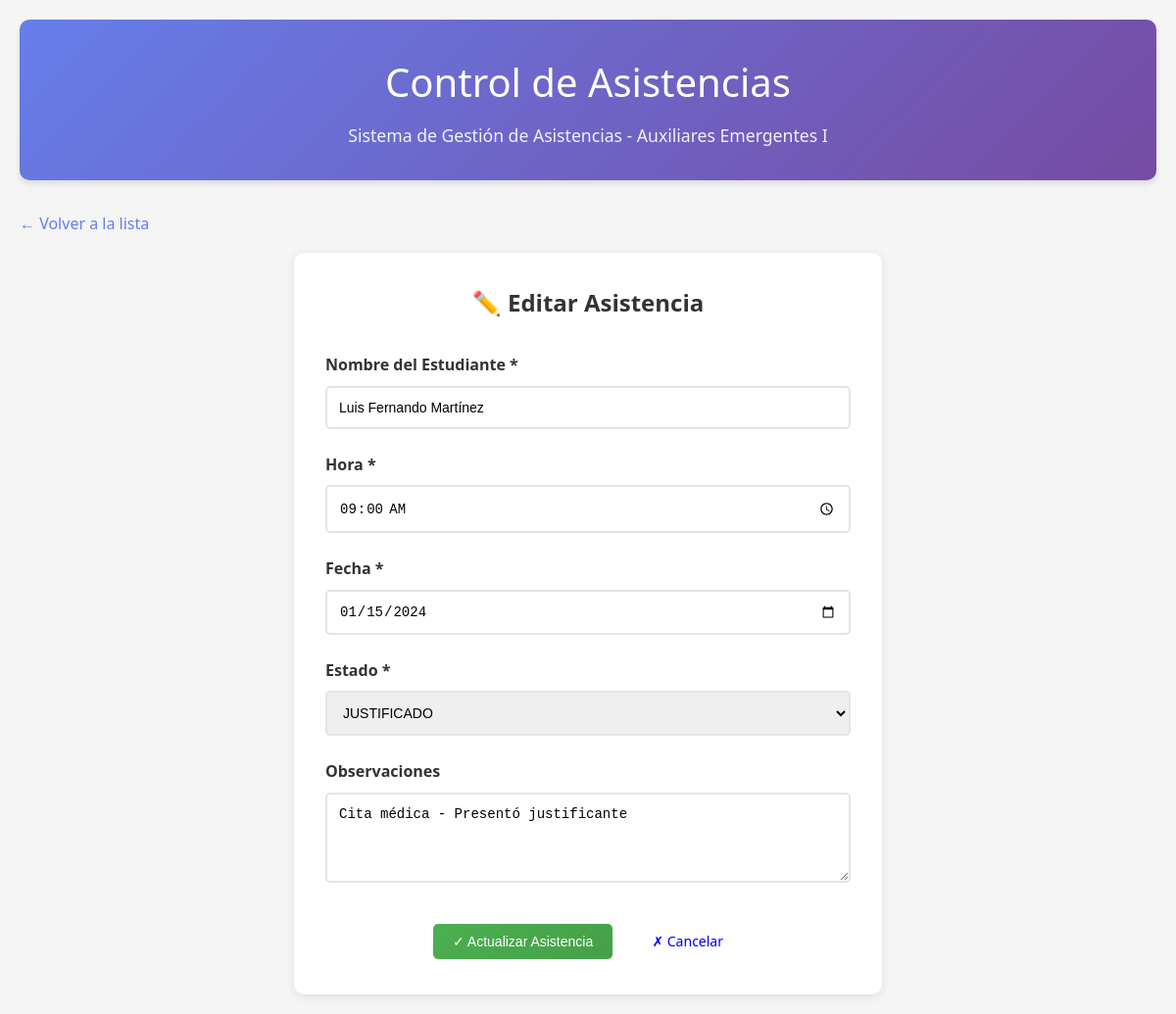
Screenshot of /index.php?action=edit&id=4 with the database file from the repository.
### tables this page shows
CREATE TABLE IF NOT EXISTS asistencias (
    id BIGINT AUTO_INCREMENT PRIMARY KEY,
    estudiante VARCHAR(255) NOT NULL,
    hora TIME NOT NULL,
    fecha DATE NOT NULL,
    estado ENUM('PRESENTE', 'AUSENTE', 'TARDE', 'JUSTIFICADO') DEFAULT 'PRESENTE',
    observaciones TEXT,
    created_at TIMESTAMP DEFAULT CURRENT_TIMESTAMP,
    updated_at TIMESTAMP DEFAULT CURRENT_TIMESTAMP ON UPDATE CURRENT_TIMESTAMP
);

### models/Asistencia.php (called while the page is built, shortened)
<?php
require_once 'config/database.php';
class Asistencia {
    private $conn;
    private $table_name = "asistencias";
    public $id;
    public function __construct() {
        $database = new Database();
        $this->conn = $database->getConnection();
    }
    public function readOne() {
        $query = "SELECT * FROM " . $this->table_name . " WHERE id = ? LIMIT 0,1";
        $stmt = $this->conn->prepare($query);
        $stmt->bindParam(1, $this->id);
        $stmt->execute();
        $row = $stmt->fetch(PDO::FETCH_ASSOC);
        if($row) {
            $this->estudiante = $row['estudiante'];
            $this->hora = $row['hora'];
            $this->fecha = $row['fecha'];
            $this->estado = $row['estado'];
            $this->observaciones = $row['observaciones'];
            return true;
        }
        return false;
    }
}
?>

### config/database.php (called while the page is built, shortened)
<?php
class Database {
    private $host = 'localhost';
    private $db_name = 'asistencias_db';
    private $username = 'root';
    private $password = '';
    public function getConnection() {
        $this->conn = null;
        try {
            $this->conn = new PDO("mysql:host=" . $this->host . ";dbname=" . $this->db_name,
                                $this->username, $this->password);
            $this->conn->exec("set names utf8");
            $this->conn->setAttribute(PDO::ATTR_ERRMODE, PDO::ERRMODE_EXCEPTION);
        } catch(PDOException $exception) {
            echo "Error de conexión: " . $exception->getMessage();
        }
        return $this->conn;
    }
}
?>

### views/asistencias/edit.php (the view, shortened to what this page needs)
<?php
include 'views/layout/header.php';
?>
<a href="index.php" class="back-link">← Volver a la lista</a>
<div class="form-container">
    <h2 style="text-align: center; margin-bottom: 2rem; color: #333;">✏️ Editar Asistencia</h2>
    <form method="POST" action="index.php?action=update&id=<?php echo $this->asistencia->id; ?>">
        <div class="form-group">
            <label for="estudiante">Nombre del Estudiante *</label>
            <input type="text" id="estudiante" name="estudiante" class="form-control"
                   value="<?php echo htmlspecialchars($this->asistencia->estudiante); ?>" required>
        </div>
        <div class="form-group">
            <label for="hora">Hora *</label>
            <input type="time" id="hora" name="hora" class="form-control"
                   value="<?php echo $this->asistencia->hora; ?>" required>
        </div>
        <div class="form-group">
            <label for="fecha">Fecha *</label>
            <input type="date" id="fecha" name="fecha" class="form-control"
                   value="<?php echo $this->asistencia->fecha; ?>" required>
        </div>
        <div class="form-group">
            <label for="estado">Estado *</label>
            <select id="estado" name="estado" class="form-control" required>
                <option value="JUSTIFICADO" <?php echo ($this->asistencia->estado == 'JUSTIFICADO') ? 'selected' : ''; ?>>JUSTIFICADO</option>
            </select>
        </div>
        <div class="form-group">
            <label for="observaciones">Observaciones</label>
            <textarea id="observaciones" name="observaciones" class="form-control"
                      rows="4"><?php echo htmlspecialchars($this->asistencia->observaciones); ?></textarea>
        </div>
        <div style="text-align: center; margin-top: 2rem;">
            <button type="submit" class="btn btn-success" style="margin-right: 1rem;">
                ✓ Actualizar Asistencia
            </button>
            <a href="index.php" class="btn btn-secondary">
                ✗ Cancelar
            </a>
        </div>
    </form>
</div>
<?php include 'views/layout/footer.php'; ?>

### assets/css/style.css (style rules this page uses)
* { margin: 0; padding: 0; box-sizing: border-box; }
body { font-family: "Segoe UI", Tahoma, Geneva, Verdana, sans-serif; background-color: #f5f5f5; color: #333; line-height: 1.6; }
.btn { padding: 10px 20px; border: none; border-radius: 5px; cursor: pointer; text-decoration: none; display: inline-block; font-size: 14px; font-weight: 500; transition: all 0.3s ease; text-align: center; }
.btn-success { background: linear-gradient(135deg, #4caf50 0%, #45a049 100%); color: white; }
.form-container { background: white; border-radius: 10px; padding: 2rem; box-shadow: 0 2px 10px rgba(0, 0, 0, 0.1); max-width: 600px; margin: 0 auto; }
.form-group { margin-bottom: 1.5rem; }
.form-group label { display: block; margin-bottom: 0.5rem; font-weight: 600; color: #333; }
.form-control { width: 100%; padding: 12px; border: 2px solid #e1e5e9; border-radius: 5px; font-size: 14px; transition: border-color 0.3s ease; }
.back-link { display: inline-block; margin-bottom: 1rem; color: #667eea; text-decoration: none; font-weight: 500; }

### rows the page displays
asistencias: estudiante "Luis Fernando Martínez", hora "09:00:00", fecha "01/15/2024", estado "JUSTIFICADO", observaciones "Cita médica - Presentó justificante"
